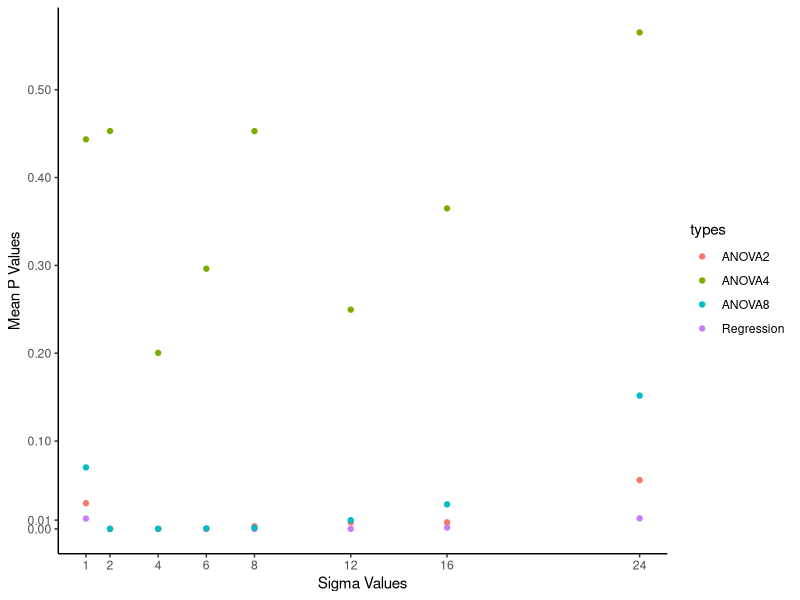

Write the R code that produced this figure.
######################################
#######PART 2 OF STATS PROJECT########
######################################

###THE MONTE CARLO POWER ANALYSIS###


#remove global environment
rm(list=ls()) 
#set working directory using the setwd() function for your computer 


######create the models for regression, 2 Level ANOVA, 4 Level ANOVA, and 8 Level ANOVA #####

#create the null model 
NullMod = function(p,x,y) {
  #assign intercept parameter
  B0 = p[1]
  sigma = exp(p[2])
  
  #expected equation is just the intercept
  expected = B0
  
  nll = -sum(dnorm(x=y, mean = expected, sd = sigma, log = TRUE))
  return(nll)
}

#create the regression model 
RegMod = function(p,x,y) {
  #assign parameters
  B0 = p[1]
  B1 = p[2]
  sigma = exp(p[3])
  
  #linear equation
  expected = B0 + B1*x
  
  nll = -sum(dnorm(x=y, mean = expected, sd = sigma, log = TRUE))
  return (nll)
}

#create the 2 Level ANOVA Model 

#create matrix for the 2 Level ANOVA Model x values  
matrix2 = matrix(0,24,1)
matrix2[13:24,1] = 1

#the 2 Level ANOVA model function
ANOVAx2Mod = function(p,x,y) {
  #assign parameters
  B0 = p[1]
  B1 = p[2]
  sigma = exp(p[3])
  #unpack matrix 
  x1=matrix2[,1]
  #linear equation
  expected = B0 + B1*x1
  
  nll = -sum(dnorm(x=y, mean = expected, sd = sigma, log = TRUE))
  return (nll)
}

#create the 4 Level ANOVA model 

#create 4 level anova matrix for x values 
matrix4 = matrix(0,24,3)
matrix4[7:12,1] = 1
matrix4[13:18,2] = 1
matrix4[19:24,3] = 1

ANOVAx4Mod = function(p,x,y) {
  #assign parameters
  B0 = p[1]
  B1 = p[2]
  B2 = p[3]
  B3 = p[4]
  sigma = exp(p[5])
  
  #unpack the matrix
  x1 = matrix4[,1]
  x2 = matrix4[,2]
  x3 = matrix4[,3]
  
  #create expected equation
  expected = B0 + B1*x1 + B2*x2 + B3*x3
  
  nll = -sum(dnorm(x=y, mean = expected, sd = sigma, log = TRUE))
  return(nll)
}

#create the 8 Level ANOVA model

#create the matrix for the x values 
matrix8 = matrix(0,24,7)
matrix8[4:6,1] = 1
matrix8[7:9,2] = 1
matrix8[10:12,3] = 1
matrix8[13:15,4] = 1
matrix8[16:18,5] = 1
matrix8[19:21,6] = 1
matrix8[22:24,7] = 1

#the 8 Level ANOVA model 
ANOVAx8Mod = function(p,x,y) {
  #assign parameters
  B0 = p[1]
  B1 = p[2]
  B2 = p[3]
  B3 = p[4]
  B4 = p[5]
  B5 = p[6]
  B6 = p[7]
  B7 = p[8]
  sigma = exp(p[9])
  
  #unpack the matrix
  x1 = matrix8[,1]
  x2 = matrix8[,2]
  x3 = matrix8[,3]
  x4 = matrix8[,4]
  x5 = matrix8[,5]
  x6 = matrix8[,6]
  x7 = matrix8[,7]
  
  #create expected equation
  expected = B0 + B1*x1 + B2*x2 + B3*x3 + B4*x4 + B5*x5 + B6*x6 + B7*x7
  
  nll = -sum(dnorm(x=y, mean = expected, sd = sigma, log = TRUE))
  return(nll)
}


######data simulation and for loops######
#data simulation
x = runif(24, min = 0, max = 50) #assigns 24 random values 0 to 50 along a uniform distribution to x

pval.reg = c() #create empty vector to later hold the p values of the regression 
pval.2A = c() #create another empty vector to later hold the p values of the 2 Level ANOVA
pval.4A = c()  #create another empty vector to later hold the p values of the 4 Level ANOVA
pval.8A =c() #create another empty vector to later hold the p values of the 8 Level ANOVA

y = list() #assign an empty list to y

sigmas = c(1,2,4,6,8,12,16,24) #assigns sigma values to evaluate in the for loop 

#nested for loop 
for (j in 1:length(sigmas)) {
  for (i in 1:10) {
    error = rnorm(24,0,j) #creates error for a normal distribution with our data 
    y[[i]]= 10 + .4*x + error #linear equation of relationship between x and y 
   
    x = sort(x)
 
    #guesses and fits for each model
    initialGuess.null = c(1,1) #initial guess for the null model
    fit.simple = optim(par = initialGuess.null, fn = NullMod, x = x ,y = y[[i]]) #optim fit for null model
    
    initialGuess.reg = c(1,1,1) #initial guess for 3 parameters for the regression
    fit.complex.reg = optim(par = initialGuess.reg, fn = RegMod,x=x, y=y[[i]]) #optim fit for regression model
    
    initialGuess.A2 = c(1,1,1) #initial guess  for 2 Level ANOVA
    fit.complex.A2 = optim(par = initialGuess.A2, fn = ANOVAx2Mod,x=x, y=y[[i]]) #optim fit for 2 Level ANOVA model
    
    initialGuess.A4 = c(1,1,1,1,1) #initial guess for 4 Level ANOVA
    fit.complex.A4 = optim(par = initialGuess.A4, fn = ANOVAx4Mod, x=x, y=y[[i]]) #optim fit for 4 Level ANOVA model
    
    initialGuess.A8 = c(5,5,5,5,5,5,5,5,1) #initial guess for 8 Level ANOVA
    fit.complex.A8 = optim(par = initialGuess.A8, fn = ANOVAx8Mod, x=x, y=y[[i]], control = list(maxit=1e5)) #optim fit for 8 Level ANOVA
    
    #test statistics and degrees of freedom for each model
    teststat.reg = 2*(fit.simple$value - fit.complex.reg$value) #for regression model, compute test statistic for chi-squared test
    df.reg = length(fit.complex.reg$par) - length(fit.simple$par) #for regression model, compute degrees of freedom for chi-squared test
    
    teststat.A2 = 2*(fit.simple$value - fit.complex.A2$value) #for 2L ANOVA, compute test statistic for chi-squared test
    df.A2 = length(fit.complex.A2$par) - length(fit.simple$par) #for 2L ANOVA, compute degrees of freedom for chi-squared test
    
    teststat.A4 = 2*(fit.simple$value - fit.complex.A4$value) #for 4L ANOVA, compute test statistic for chi-squared test
    df.A4 = length(fit.complex.A4$par) - length(fit.simple$par) #for 4L ANOVA, compute degrees of freedom for chi-squared test
    
    teststat.A8 = 2*(fit.simple$value - fit.complex.A8$value) #for 8L ANOVA, compute test statistic for chi-squared test
    df.A8 = length(fit.complex.A8$par) - length(fit.simple$par) #for 8L ANOVA, compute degrees of freedom for chi-squared test
    
    #bind the test statistics and degrees of freedom for each model into their respective empty vectors 
    pval.reg = rbind(pval.reg, pchisq(teststat.reg,df.reg, lower=F)) #for regression, bind the empty pval.reg vector and the chisquare results
    pval.2A = rbind(pval.2A, pchisq(teststat.A2,df.A2, lower=F))
    pval.4A = rbind(pval.4A, pchisq(teststat.A4,df.A4, lower=F))
    pval.8A = rbind(pval.8A, pchisq(teststat.A8,df.A8, lower=F))
  }
  y = list()
}

#group the sigmas for calculating their means
#for regressions
sig_1_mean.reg = mean(pval.reg[1:10])
sig_2_mean.reg = mean(pval.reg[11:20])
sig_4_mean.reg = mean(pval.reg[21:30])
sig_6_mean.reg = mean(pval.reg[31:40])
sig_8_mean.reg = mean(pval.reg[41:50])
sig_12_mean.reg = mean(pval.reg[51:60])
sig_16_mean.reg = mean(pval.reg[61:70])
sig_24_mean.reg = mean(pval.reg[71:80])
#create a vector with all the regression sigma means
Regression = c(sig_1_mean.reg,sig_2_mean.reg,sig_4_mean.reg,sig_6_mean.reg,sig_8_mean.reg,sig_12_mean.reg,sig_16_mean.reg,sig_24_mean.reg)

#for 2 Level ANOVAs
sig_1_mean.2A = mean(pval.2A[1:10])
sig_2_mean.2A = mean(pval.2A[11:20])
sig_4_mean.2A = mean(pval.2A[21:30])
sig_6_mean.2A = mean(pval.2A[31:40])
sig_8_mean.2A = mean(pval.2A[41:50])
sig_12_mean.2A = mean(pval.2A[51:60])
sig_16_mean.2A = mean(pval.2A[61:70])
sig_24_mean.2A = mean(pval.2A[71:80])
#create a vector with all the sigma means for the 2 Level ANOVA
ANOVA2 = rbind(sig_1_mean.2A,sig_2_mean.2A,sig_4_mean.2A,sig_6_mean.2A,sig_8_mean.2A,sig_12_mean.2A,sig_16_mean.2A,sig_24_mean.2A)

#for 4 Level ANOVAs
sig_1_mean.4A = mean(pval.4A[1:10])
sig_2_mean.4A = mean(pval.4A[11:20])
sig_4_mean.4A = mean(pval.4A[21:30])
sig_6_mean.4A = mean(pval.4A[31:40])
sig_8_mean.4A = mean(pval.4A[41:50])
sig_12_mean.4A = mean(pval.4A[51:60])
sig_16_mean.4A = mean(pval.4A[61:70])
sig_24_mean.4A = mean(pval.4A[71:80])
#create a vector with all the sigma means for the 4 Level ANOVA
ANOVA4 = rbind(sig_1_mean.4A,sig_2_mean.4A,sig_4_mean.4A,sig_6_mean.4A,sig_8_mean.4A,sig_12_mean.4A,sig_16_mean.4A,sig_24_mean.4A)

#for 8 Level ANOVAs
sig_1_mean.8A = mean(pval.8A[1:10])
sig_2_mean.8A = mean(pval.8A[11:20])
sig_4_mean.8A = mean(pval.8A[21:30])
sig_6_mean.8A = mean(pval.8A[31:40])
sig_8_mean.8A = mean(pval.8A[41:50])
sig_12_mean.8A = mean(pval.8A[51:60])
sig_16_mean.8A = mean(pval.8A[61:70])
sig_24_mean.8A = mean(pval.8A[71:80])
#create a vector with all the sigma means for the 8 Level ANOVA
ANOVA8 = rbind(sig_1_mean.8A,sig_2_mean.8A,sig_4_mean.8A,sig_6_mean.8A,sig_8_mean.8A,sig_12_mean.8A,sig_16_mean.8A,sig_24_mean.8A)
#create a data frame of all of the sigma mean p values for each 
types = c(rep("Regression",8),rep("ANOVA2",8),rep("ANOVA4",8),rep("ANOVA8",8)) #a vector that repeats each model type 8 times 
pvalues = as.data.frame(types) #create a dataframe with these names 
pvalues$PValues = c(Regression,ANOVA2,ANOVA4,ANOVA8) #add a column to match the p values 
pvalues$Sigmas = rep(c(1,2,4,6,8,12,16,24),4)
library(ggplot2)

#to visualize and compare the mean pvalues for each sigma tested, colored scatter plot 
yscale = c(0,0.01,0.1,0.2,0.3,0.4,0.5)
pvalues.plot=ggplot(data = pvalues,aes(x=Sigmas,y=PValues))
final.plot = pvalues.plot+geom_point(aes(color=types))+theme_classic()+xlab("Sigma Values")+ylab("Mean P Values") + scale_x_continuous(breaks = sigmas) + scale_y_continuous(breaks=yscale)
final.plot


 